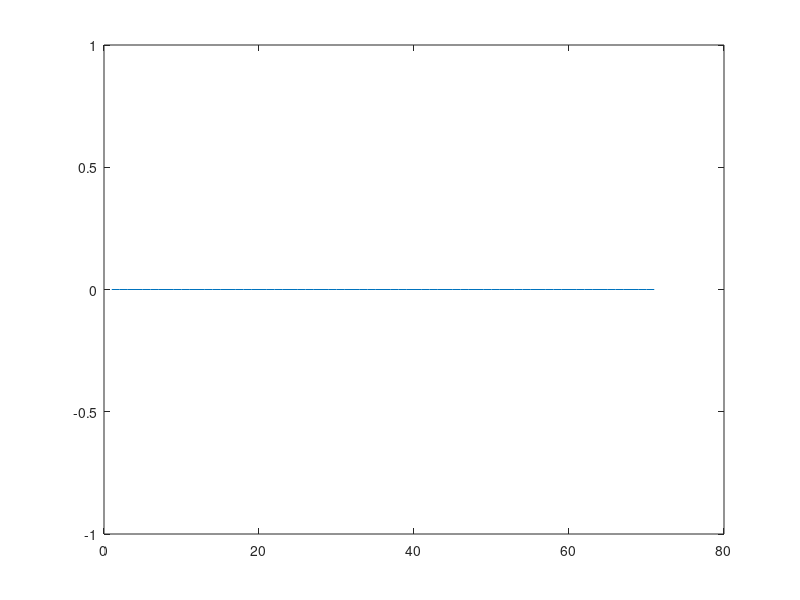

The MATLAB script that drew this image:
clc; close all; clear all;

%This should be a sample about 10 seconds long, sampled at 800 Hz
t = 10;
fs = 800;
samples = t * fs;

x = zeros(samples, 1);

%Add a 20 Hz cosine half way through the signal
cosine = cos(20*(1:20))';

x(2000:2019) = cosine;
x(4000:4019) = cosine;
x(6000:6019) = cosine;

%Generate the Morlet wavelet
[psi, xMor] = morlet(-4, 4, 20);
% plot(xMor, psi)

%Convolute the Morlet wavelet with the signal
y = zeros(samples, 50);

plot(y(1950:2020))
